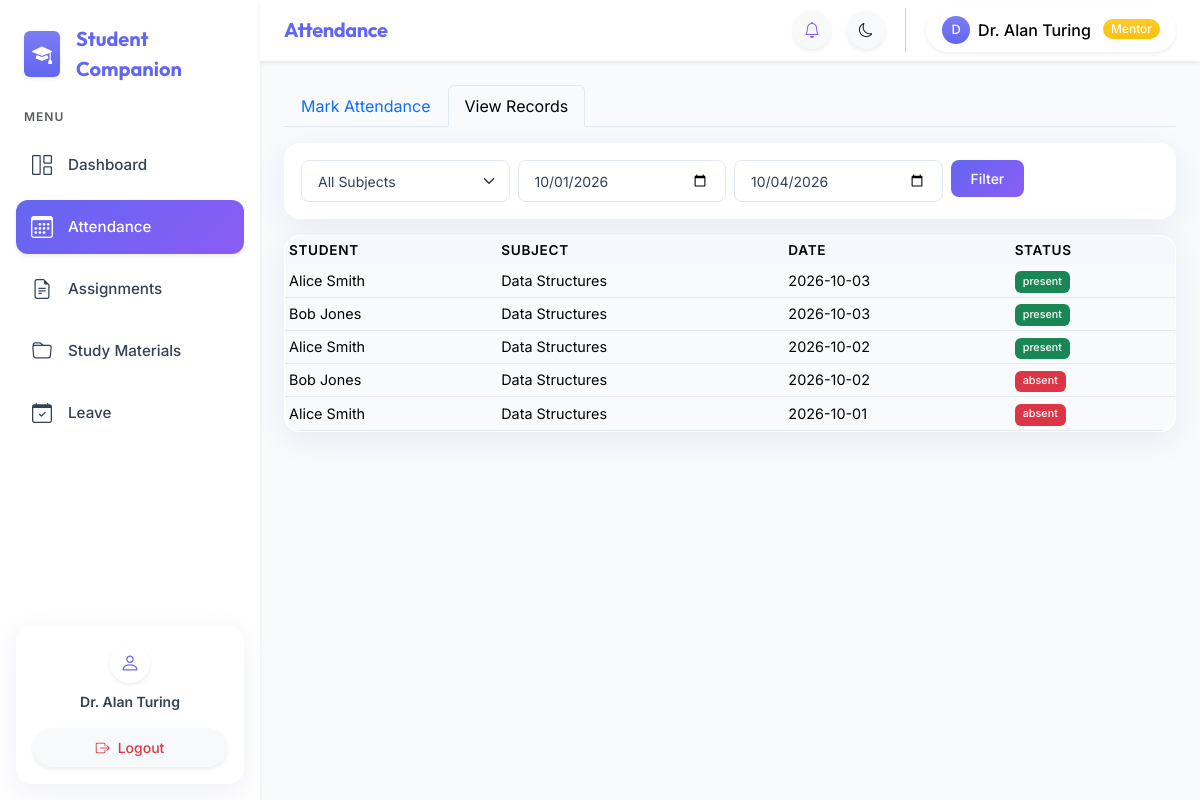
The app's page /mentor/attendance.php (signed in) with its own data.
### tables this page shows
CREATE TABLE IF NOT EXISTS users (
    id INT UNSIGNED AUTO_INCREMENT PRIMARY KEY,
    name VARCHAR(150) NOT NULL,
    email VARCHAR(191) NOT NULL UNIQUE,
    password_hash VARCHAR(255) NOT NULL,
    role ENUM('admin','mentor','learner') NOT NULL,
    department_id INT UNSIGNED NULL,
    year TINYINT UNSIGNED NULL,
    status ENUM('active','inactive') NOT NULL DEFAULT 'active',
    force_password_reset TINYINT(1) NOT NULL DEFAULT 0,
    created_at TIMESTAMP NOT NULL DEFAULT CURRENT_TIMESTAMP,
    FOREIGN KEY (department_id) REFERENCES departments(id) ON DELETE SET NULL
);

CREATE TABLE IF NOT EXISTS attendance (
    id INT UNSIGNED AUTO_INCREMENT PRIMARY KEY,
    student_id INT UNSIGNED NOT NULL,
    subject_id INT UNSIGNED NOT NULL,
    date DATE NOT NULL,
    status ENUM('present','absent') NOT NULL,
    marked_by INT UNSIGNED NOT NULL,
    UNIQUE KEY uq_attendance (student_id, subject_id, date),
    FOREIGN KEY (student_id) REFERENCES users(id) ON DELETE CASCADE,
    FOREIGN KEY (subject_id) REFERENCES subjects(id) ON DELETE CASCADE,
    FOREIGN KEY (marked_by) REFERENCES users(id) ON DELETE CASCADE
);

CREATE TABLE IF NOT EXISTS subjects (
    id INT UNSIGNED AUTO_INCREMENT PRIMARY KEY,
    name VARCHAR(150) NOT NULL,
    department_id INT UNSIGNED NOT NULL,
    year TINYINT UNSIGNED NOT NULL,
    semester TINYINT UNSIGNED NOT NULL,
    FOREIGN KEY (department_id) REFERENCES departments(id) ON DELETE CASCADE
);

### config/database.php (called while the page is built, shortened)
<?php
function get_db(): PDO {
    static $pdo = null;
    if ($pdo === null) {
        $dsn = 'mysql:host=' . DB_HOST . ';dbname=' . DB_NAME . ';charset=utf8mb4';
        $pdo = new PDO($dsn, DB_USER, DB_PASS, [
            PDO::ATTR_ERRMODE            => PDO::ERRMODE_EXCEPTION,
            PDO::ATTR_DEFAULT_FETCH_MODE => PDO::FETCH_ASSOC,
            PDO::ATTR_EMULATE_PREPARES   => false,
        ]);
    }
    return $pdo;
}

### includes/auth_check.php (called while the page is built, shortened)
<?php
require_once dirname(__DIR__) . '/config/database.php';
require_once dirname(__DIR__) . '/includes/helpers.php';
try {
    $stmt = get_db()->prepare('SELECT id, name, email, role, department_id, year, status FROM users WHERE id = ? AND status = "active" LIMIT 1');
    $stmt->execute([$_SESSION['user_id']]);
    $current_user = $stmt->fetch();
} catch (Throwable) {}

### includes/helpers.php (called while the page is built, shortened)
<?php
function e(string $str): string {
    return htmlspecialchars($str, ENT_QUOTES, 'UTF-8');
}

### mentor/attendance.php (the view, shortened to what this page needs)
<?php
$page_title    = 'Attendance';
require_once dirname(__DIR__) . '/config/database.php';
require_once dirname(__DIR__) . '/includes/auth_check.php';
$db  = get_db();
$mid = $current_user['id'];
$action = $_GET['action'] ?? 'view';
$subj_stmt = $db->prepare(
    'SELECT ms.subject_id,s.name,ms.department_id,ms.year FROM mentor_subjects ms JOIN subjects s ON ms.subject_id=s.id WHERE ms.mentor_id=?'
);
$subj_stmt->execute([$mid]);
$my_subjects = $subj_stmt->fetchAll();
$selected_subject_id = (int)($_GET['subject_id'] ?? ($_POST['subject_id'] ?? 0));
$students_for_att = [];
$view_from    = $_GET['vfrom'] ?? date('Y-m-01');
$view_to      = $_GET['vto']   ?? date('Y-m-d');
$att_records = [];
if ($action === 'view') {
    $vsql = "SELECT u.name AS student,s.name AS subject,a.date,a.status
             FROM attendance a JOIN users u ON a.student_id=u.id JOIN subjects s ON a.subject_id=s.id
             WHERE a.marked_by=? AND a.date BETWEEN ? AND ?";
    $vparams = [$mid, $view_from, $view_to];
    $vsql .= ' ORDER BY a.date DESC,u.name LIMIT 100';
    $vs = $db->prepare($vsql); $vs->execute($vparams);
    $att_records = $vs->fetchAll();
}
require_once dirname(__DIR__).'/includes/header.php';
require_once dirname(__DIR__).'/includes/sidebar.php';
require_once dirname(__DIR__).'/includes/navbar.php';
?>
<div class="main-content p-4">
<ul class="nav nav-tabs mb-3">
    <li class="nav-item"><a class="nav-link <?= $action==='mark'?'active':'' ?>" href="?action=mark">Mark Attendance</a></li>
    <li class="nav-item"><a class="nav-link <?= $action==='view'?'active':'' ?>" href="?action=view">View Records</a></li>
</ul>
<?php if ($action === 'mark'): ?>
<div class="card mb-3" style="max-width:500px">
    <div class="card-body">
        <form method="GET" class="d-flex gap-2 mb-3">
            <input type="hidden" name="action" value="mark">
            <select name="subject_id" class="form-select form-select-sm" onchange="this.form.submit()">
                <option value="">Select Subject</option>
                <?php foreach ($my_subjects as $ms): ?>
                <option value="<?= $ms['subject_id'] ?>" <?= $selected_subject_id==$ms['subject_id']?'selected':'' ?>><?= e($ms['name']) ?></option>
                <?php endforeach; ?>
            </select>
        </form>
    </div>
</div>
<?php if ($students_for_att): ?>
<form method="POST" action="?action=mark">
    <?= generate_csrf() ?>
    <input type="hidden" name="subject_id" value="<?= $selected_subject_id ?: ($my_subjects[0]['subject_id']??0) ?>">
    <div class="card">
        <div class="card-header d-flex justify-content-between align-items-center fw-bold">
            <span><i class="bi bi-calendar3 me-2"></i>Mark Attendance</span>
            <input type="date" name="date" class="form-control form-control-sm w-auto" value="<?= date('Y-m-d') ?>" max="<?= date('Y-m-d') ?>">
        </div>
        <div class="table-responsive">
            <table class="table mb-0">
                <thead class="table-light"><tr><th>#</th><th>Student Name</th><th>Present</th><th>Absent</th></tr></thead>
                <tbody>
                <?php foreach ($students_for_att as $i => $stu): ?>
                <tr>
                    <td><?= $i+1 ?></td>
                    <td><?= e($stu['name']) ?></td>
                    <td><input type="radio" name="status[<?= $stu['id'] ?>]" value="present" checked class="form-check-input"></td>
                    <td><input type="radio" name="status[<?= $stu['id'] ?>]" value="absent" class="form-check-input"></td>
                </tr>
                <?php endforeach; ?>
                </tbody>
            </table>
        </div>
        <div class="card-footer">
            <button type="submit" class="btn btn-primary"><i class="bi bi-save me-1"></i>Save Attendance</button>
        </div>
    </div>
</form>
<?php elseif ($selected_subject_id || count($my_subjects)): ?>
<div class="alert alert-info">No students assigned for the selected subject/year.</div>
<?php else: ?>
<div class="alert alert-warning">No subjects assigned to you yet. Ask HOD to assign subjects.</div>
<?php endif; ?>
<?php else:  ?>
<div class="card mb-3">
    <div class="card-body">
        <form class="row g-2" method="GET">
            <div class="col-md-3">
                <select name="vs" class="form-select form-select-sm">
                    <option value="">All Subjects</option>
                </select>
            </div>
            <div class="col-md-3"><input type="date" name="vfrom" class="form-control form-control-sm" value="<?= e($view_from) ?>"></div>
            <div class="col-md-3"><input type="date" name="vto" class="form-control form-control-sm" value="<?= e($view_to) ?>"></div>
            <div class="col-auto"><button class="btn btn-sm btn-primary">Filter</button></div>
        </form>
    </div>
</div>
<div class="card">
    <div class="table-responsive">
        <table class="table table-sm table-hover mb-0">
            <thead class="table-light"><tr><th>Student</th><th>Subject</th><th>Date</th><th>Status</th></tr></thead>
            <tbody>
            <?php if ($att_records): foreach ($att_records as $r): ?>
            <tr>
                <td><?= e($r['student']) ?></td>
                <td><?= e($r['subject']) ?></td>
                <td><?= e($r['date']) ?></td>
                <td><span class="badge bg-<?= $r['status']==='present'?'success':'danger' ?>"><?= $r['status'] ?></span></td>
            </tr>
            <?php endforeach; else: ?>
            <tr><td colspan="4" class="text-center text-muted py-3">No records.</td></tr>
            <?php endif; ?>
            </tbody>
        </table>
    </div>
</div>
<?php endif; ?>
</div>
<?php require_once dirname(__DIR__).'/includes/footer.php'; ?>

### includes/sidebar.php (shortened to what this page needs)
<?php
$role = $_SESSION['role'] ?? '';
$current_page = basename($_SERVER['PHP_SELF']);
function nav_link(string $href, string $icon, string $label, string $current_page): string {
    $active = (basename($href) === $current_page) ? ' active shadow-sm' : '';
    return '<li class="nav-item"><a class="nav-link' . $active . ' d-flex align-items-center" href="' . $href . '"><i class="bi bi-' . $icon . ' me-3 fs-5"></i><span>' . $label . '</span></a></li>';
}
$base = BASE_URL;
?>
<nav class="sidebar d-none d-md-flex flex-column flex-shrink-0 p-3 border-end-0 shadow-sm z-3 animate__animated animate__fadeInLeft">
    <a href="<?= $base ?>index.php" class="d-flex align-items-center mb-4 text-decoration-none px-2 mt-2">
        <div class="bg-primary bg-gradient text-white rounded p-2 me-3 shadow-sm d-flex align-items-center justify-content-center">
            <i class="bi bi-mortarboard-fill fs-5"></i>
        </div>
        <span class="fw-bold fs-5 text-primary tracking-tight" style="font-family: var(--bs-heading-font-family);"><?= APP_NAME ?></span>
    </a>
    <ul class="nav nav-pills flex-column mb-auto gap-1">
        <li class="nav-item mb-2 px-2 small text-muted text-uppercase fw-semibold" style="letter-spacing: 1px; font-size: 0.75rem;">Menu</li>
        <?php if ($role === 'admin'): ?>
            <?= nav_link($base.'admin/dashboard.php', 'grid-1x2', 'Dashboard', $current_page) ?>
            <?= nav_link($base.'admin/departments.php', 'building', 'Departments', $current_page) ?>
            <?= nav_link($base.'admin/students.php', 'people', 'Students', $current_page) ?>
            <?= nav_link($base.'admin/mentors.php', 'person-video3', 'Mentors', $current_page) ?>
            <?= nav_link($base.'admin/notifications.php', 'bell', 'Notifications', $current_page) ?>
            <?= nav_link($base.'admin/leave.php', 'calendar-check', 'Leave Requests', $current_page) ?>
            <?= nav_link($base.'admin/analytics.php', 'bar-chart', 'Analytics', $current_page) ?>
            <?= nav_link($base.'admin/reports.php', 'file-earmark-arrow-down', 'Reports', $current_page) ?>
            <?= nav_link($base.'admin/audit_log.php', 'journal-text', 'Audit Log', $current_page) ?>
        <?php elseif ($role === 'mentor'): ?>
            <?= nav_link($base.'mentor/dashboard.php', 'grid-1x2', 'Dashboard', $current_page) ?>
            <?= nav_link($base.'mentor/attendance.php', 'calendar3', 'Attendance', $current_page) ?>
            <?= nav_link($base.'mentor/assignments.php', 'file-earmark-text', 'Assignments', $current_page) ?>
            <?= nav_link($base.'mentor/materials.php', 'folder', 'Study Materials', $current_page) ?>
            <?= nav_link($base.'mentor/leave.php', 'calendar-check', 'Leave', $current_page) ?>
        <?php endif; ?>
    </ul>
    <div class="mt-auto pt-3">
        <div class="card border-0 shadow-sm bg-primary bg-gradient bg-opacity-10 rounded-4 overflow-hidden">
            <div class="card-body p-3 d-flex flex-column align-items-center text-center">
                <div class="bg-white rounded-circle shadow-sm d-flex align-items-center justify-content-center mb-2" style="width: 40px; height: 40px;">
                    <i class="bi bi-person text-primary fs-5"></i>
                </div>
                <div class="small fw-semibold text-truncate w-100"><?= htmlspecialchars($current_user['name'] ?? '', ENT_QUOTES) ?></div>
                <a href="<?= $base ?>logout.php" class="btn btn-sm btn-light w-100 text-danger shadow-sm rounded-pill"><i class="bi bi-box-arrow-right me-2"></i>Logout</a>
            </div>
        </div>
    </div>
</nav>

### includes/navbar.php (shortened to what this page needs)
<?php
$role = $_SESSION['role'] ?? '';
$base = BASE_URL;
$role_label = match($role) { 'admin' => 'HOD', 'mentor' => 'Mentor', default => 'Student' };
$role_badge = match($role) { 'admin' => 'danger', 'mentor' => 'warning', default => 'primary' };
?>
<div class="content-wrapper flex-grow-1 d-flex flex-column">
<nav class="navbar navbar-expand-md sticky-top px-4 py-2 border-bottom-0 shadow-sm animate__animated animate__fadeInDown">
    <div class="d-flex align-items-center">
        <span class="navbar-brand fw-bold d-none d-md-inline mb-0 h5 text-primary tracking-tight"><?= htmlspecialchars($page_title ?? APP_NAME, ENT_QUOTES) ?></span>
    </div>
    <div class="ms-auto d-flex align-items-center gap-3">
        <a href="<?php
            echo match($role) {
                'admin'  => $base.'admin/notifications.php',
                'mentor' => $base.'mentor/dashboard.php',
                default  => $base.'learner/notifications.php',
            };
        ?>" class="btn btn-sm btn-light rounded-circle position-relative shadow-sm p-2" id="notif-btn" style="width: 38px; height: 38px; display: flex; align-items: center; justify-content: center;">
            <i class="bi bi-bell text-secondary fs-6"></i>
        </a>
        <button class="btn btn-sm btn-light rounded-circle shadow-sm p-2" onclick="toggleTheme()" title="Toggle theme" style="width: 38px; height: 38px; display: flex; align-items: center; justify-content: center;">
            <i class="bi bi-moon-stars text-secondary fs-6" id="theme-icon"></i>
        </button>
        <div class="dropdown">
            <button class="btn btn-light rounded-pill shadow-sm d-flex align-items-center gap-2 px-3 py-2 border-0" data-bs-toggle="dropdown" style="background: var(--sidebar-bg);">
                <div class="bg-primary bg-gradient rounded-circle d-flex align-items-center justify-content-center text-white" style="width: 28px; height: 28px; font-size: 0.8rem;">
                    <?= strtoupper(substr($current_user['name'] ?? 'U', 0, 1)) ?>
                </div>
                <span class="fw-medium d-none d-sm-inline"><?= htmlspecialchars($current_user['name'] ?? '', ENT_QUOTES) ?></span>
                <span class="badge bg-<?= $role_badge ?> bg-gradient rounded-pill px-2 py-1 ms-1"><?= $role_label ?></span>
            </button>
        </div>
    </div>
</nav>

### records on screen
users: name "Dr. Alan Turing", name "D"
attendance: student.name "Alice Smith", subject.name "Data Structures", date "2026-10-03", status "present"
attendance: student.name "Bob Jones", subject.name "Data Structures", date "2026-10-03", status "present"
attendance: student.name "Alice Smith", subject.name "Data Structures", date "2026-10-02", status "present"
attendance: student.name "Bob Jones", subject.name "Data Structures", date "2026-10-02", status "absent"
attendance: student.name "Alice Smith", subject.name "Data Structures", date "2026-10-01", status "absent"

### other values on screen
APP_NAME "Student Companion"
$label "Dashboard Attendance Assignments Study Materials Leave"
$page_title "Attendance"
$role_label "Mentor"
